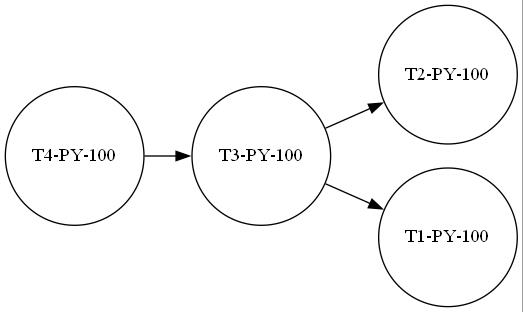

Here is the Python script that generated this plot:
from tkinter import messagebox
from nodoGrafo import NodoGrafo
import os

class Grafo():
    def __init__(self):
        self.principal = None

    def insertarFila(self, u):
        nuevo = NodoGrafo(u)
        if self.principal == None:
            self.principal = nuevo
        else:
            aux = self.principal
            while aux is not None:
                if aux.valor == nuevo.valor:
                    return
                if aux.abajo is None:
                    break
                aux = aux.abajo
            aux.abajo = nuevo

    def insertarColumna(self, u, v):
        nuevo = NodoGrafo(v)
        if self.principal is not None and self.principal.valor == u:
            aux = self.principal
            while aux.siguiente is not None:
                aux = aux.siguiente
            aux.siguiente = nuevo
        else:
            aux = self.principal
            while aux is not None:
                if aux.valor == u:
                    break
                aux = aux.abajo
            if aux is not None:
                while aux.siguiente is not None:
                    aux = aux.siguiente
                aux.siguiente = nuevo   

    def verMatriz(self):
        aux = self.principal 
        while aux is not None:
            temp = aux.siguiente
            if temp is None:
                print("\nNodo {} No tiene conexion".format(aux.valor), end='') 
            else:
                print("\nNodo {} tiene conexion con ".format(aux.valor), end='') 
                while temp is not None:
                    print(" {} ".format(temp.valor), end='')     
                    temp = temp.siguiente
            aux = aux.abajo    

    def agregarNodo(self, u, v):
        self.insertarColumna(u, v)
        return
    
    def Grafico(self):
        cadena = "digraph finite_state_machine { \n rankdir=LR;\n node [shape = circle];\n"
        aux = self.principal
        while aux is not None:
            temp = aux.siguiente            
            while temp is not None:
                cadena += "\"{}\" -> \"{}\";\n".format(aux.valor, temp.valor)
                temp = temp.siguiente
            aux = aux.abajo
        cadena += "}"
        archivo = "grafo.jpg"
        a = open("grafo.dot","w")
        a.write(cadena)
        a.close()
        os.system("dot -Tjpg grafo.dot -o " + archivo)
        return
